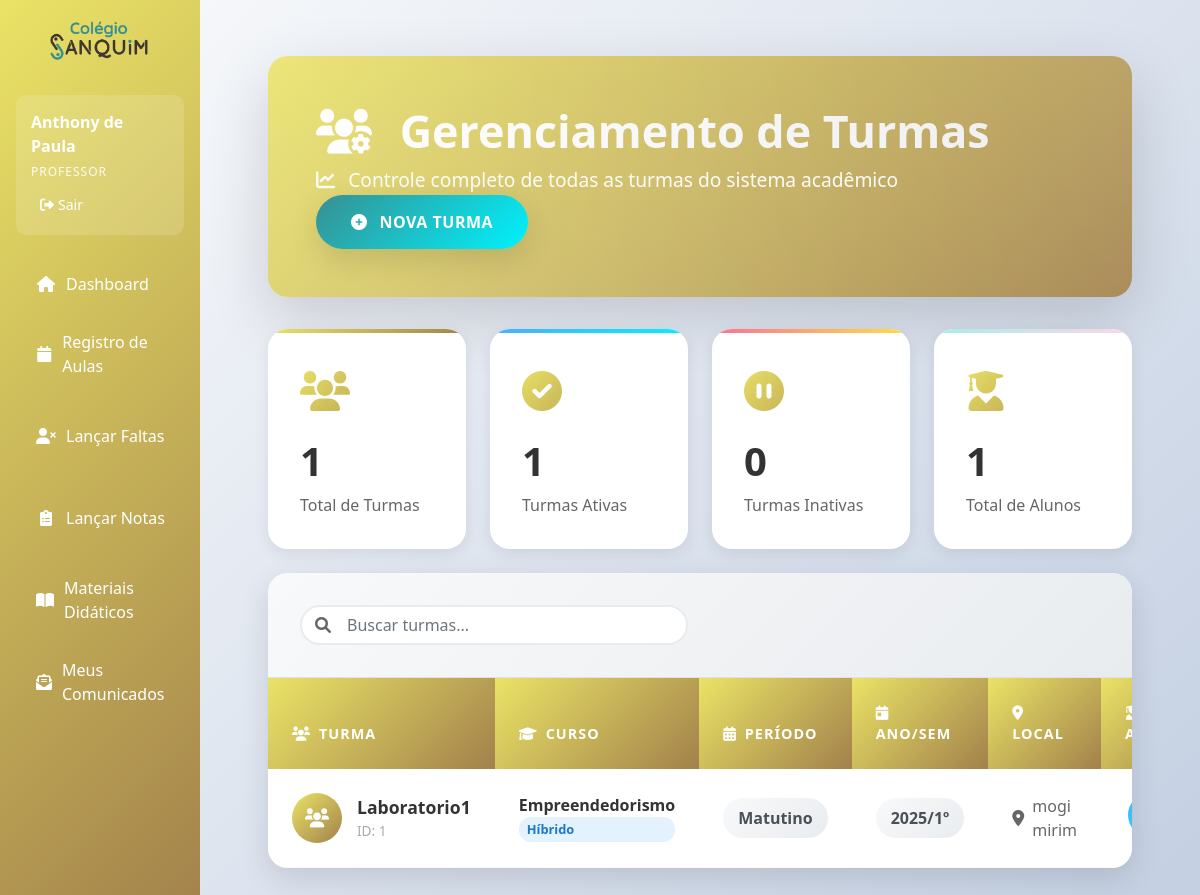
The app's page /turmas (signed in) with its own data.
### app.py (models this page shows, shortened)
class Turma(db.Model):
    __tablename__ = 'turma'
    id = db.Column(db.Integer, primary_key=True)
    nome = db.Column(db.String(50), nullable=False)
    curso_id = db.Column(db.Integer, db.ForeignKey('curso.id'), nullable=False)
    local = db.Column(db.String(100))
    periodo = db.Column(db.String(20))  # Matutino, Vespertino, Noturno
    ano = db.Column(db.Integer, nullable=False)
    semestre = db.Column(db.Integer, nullable=False)  # 1 ou 2
    status = db.Column(db.Integer, default=1)  # 1-Ativo, 0-Inativo
    curso = db.relationship('Curso', backref='turmas_vinculadas')
    alunos = db.relationship('Aluno', backref='turma_atual')
    disciplinas = db.relationship('Disciplina', backref='turma_associada')

class Curso(db.Model):
    __tablename__ = 'curso'
    id = db.Column(db.Integer, primary_key=True)
    nome = db.Column(db.String(100), nullable=False)
    periodo = db.Column(db.String(50), nullable=False)  # Matutino, Vespertino, Noturno
    carga_horaria = db.Column(db.Integer, nullable=False)
    modalidade = db.Column(db.String(50), nullable=False)  # Presencial, Online, Híbrido
    status = db.Column(db.Integer, default=1)  # 1-Ativo, 0-Inativo

### app.py (the view)
@app.route('/turmas')
@login_required
def listar_turmas():
    turmas = Turma.query.all()
    return render_template('turmas/listar.html', turmas=turmas)

### app.py (called while the page is built)
def login_required(f):
    @wraps(f)
    def decorated_function(*args, **kwargs):
        if 'user_id' not in session:
            return redirect(url_for('login'))
        return f(*args, **kwargs)
    return decorated_function

### templates/turmas/listar.html (shortened to what this page needs)
{% extends "base.html" %}
{% block content %}
<div class="main-container">
    <div class="header-section">
        <div class="header-background"></div>
        <div class="header-content d-flex justify-content-between align-items-center flex-wrap">
            <div class="mb-3 mb-md-0">
                <h1 class="page-title mb-2">
                    <i class="fas fa-users-cog me-3"></i>
                    Gerenciamento de Turmas
                </h1>
                <p class="page-subtitle">
                    <i class="fas fa-chart-line me-2"></i>
                    Controle completo de todas as turmas do sistema acadêmico
                </p>
            </div>
            <a href="{{ url_for('nova_turma') }}" class="btn-new">
                <i class="fas fa-plus-circle"></i>
                <span>Nova Turma</span>
            </a>
        </div>
    </div>
    <div class="stats-container mb-4">
        <div class="row g-4">
            <div class="col-md-3">
                <div class="stat-card stat-primary">
                    <div class="stat-icon">
                        <i class="fas fa-users"></i>
                    </div>
                    <div class="stat-content">
                        <h3>{{ turmas|length }}</h3>
                        <p>Total de Turmas</p>
                    </div>
                </div>
            </div>
            <div class="col-md-3">
                <div class="stat-card stat-success">
                    <div class="stat-icon">
                        <i class="fas fa-check-circle"></i>
                    </div>
                    <div class="stat-content">
                        <h3>{{ turmas|selectattr('status', 'equalto', 1)|list|length }}</h3>
                        <p>Turmas Ativas</p>
                    </div>
                </div>
            </div>
            <div class="col-md-3">
                <div class="stat-card stat-warning">
                    <div class="stat-icon">
                        <i class="fas fa-pause-circle"></i>
                    </div>
                    <div class="stat-content">
                        <h3>{{ turmas|selectattr('status', 'equalto', 0)|list|length }}</h3>
                        <p>Turmas Inativas</p>
                    </div>
                </div>
            </div>
            <div class="col-md-3">
                <div class="stat-card stat-info">
                    <div class="stat-icon">
                        <i class="fas fa-user-graduate"></i>
                    </div>
                    <div class="stat-content">
                        <h3>{{ turmas|map(attribute='alunos')|map('length')|sum }}</h3>
                        <p>Total de Alunos</p>
                    </div>
                </div>
            </div>
        </div>
    </div>
    <div class="main-card">
        {% if turmas %}
        <div class="search-filter-bar">
            <div class="row align-items-center">
                <div class="col-md-6">
                    <div class="search-box">
                        <i class="fas fa-search"></i>
                        <input type="text" id="searchInput" placeholder="Buscar turmas..." class="form-control">
                    </div>
                </div>
            </div>
        </div>
        <div class="table-container">
            <div class="table-responsive">
                <table class="table custom-table" id="turmasTable">
                    <thead>
                        <tr>
                            <th><i class="fas fa-users me-2"></i>Turma</th>
                            <th><i class="fas fa-graduation-cap me-2"></i>Curso</th>
                            <th><i class="fas fa-calendar-alt me-2"></i>Período</th>
                            <th><i class="fas fa-calendar-day me-2"></i>Ano/Sem</th>
                            <th><i class="fas fa-map-marker-alt me-2"></i>Local</th>
                            <th><i class="fas fa-user-graduate me-2"></i>Alunos</th>
                        </tr>
                    </thead>
                    <tbody>
                        {% for turma in turmas %}
                        <tr data-status="{{ 'active' if turma.status == 1 else 'inactive' }}">
                            <td>
                                <div class="turma-info">
                                    <div class="turma-avatar">
                                        <i class="fas fa-users"></i>
                                    </div>
                                    <div>
                                        <span class="subject-name">{{ turma.nome }}</span>
                                        <small class="d-block text-muted-light">ID: {{ turma.id }}</small>
                                    </div>
                                </div>
                            </td>
                            <td>
                                <div class="curso-info">
                                    <span class="curso-name">{{ turma.curso.nome }}</span>
                                    <small class="d-block modalidade-badge">{{ turma.curso.modalidade }}</small>
                                </div>
                            </td>
                            <td>
                                <span class="periodo-badge">{{ turma.periodo }}</span>
                            </td>
                            <td>
                                <span class="ano-sem-badge">{{ turma.ano }}/{{ turma.semestre }}º</span>
                            </td>
                            <td>
                                <div class="local-info">
                                    <i class="fas fa-map-marker-alt me-2"></i>
                                    <span>{{ turma.local or 'Não definido' }}</span>
                                </div>
                            </td>
                            <td class="text-center">
                                <div class="student-count-container">
                                    <span class="student-count">
                                    </span>
                                </div>
                            </td>
                        </tr>
                        {% endfor %}
                    </tbody>
                </table>
            </div>
        </div>
        {% endif %}
    </div>
</div>
{% endblock %}

### templates/base.html (style rules this page uses)
:root { --primary-color: #eae366; --secondary-color: #a2814b; --accent-color: #379091; --danger-color: #e74c3c; --success-color: #2ecc71; }

### records on screen
Turma: nome "Laboratorio1", id "1", curso.nome "Empreendedorismo", curso.modalidade "Híbrido", periodo "Matutino", ano "2025", semestre "1", local "mogi mirim"

### other values on screen
{{ session.user_nome }} "Anthony de Paula"
{{ session.user_tipo|capitalize }} "PROFESSOR"
{{ turmas|length }} "1"
{{ turmas|selectattr('status', 'equalto', 1)|list|length }} "1"
{{ turmas|selectattr('status', 'equalto', 0)|list|length }} "0"
{{ turmas|map(attribute='alunos')|map('length')|sum }} "1"
